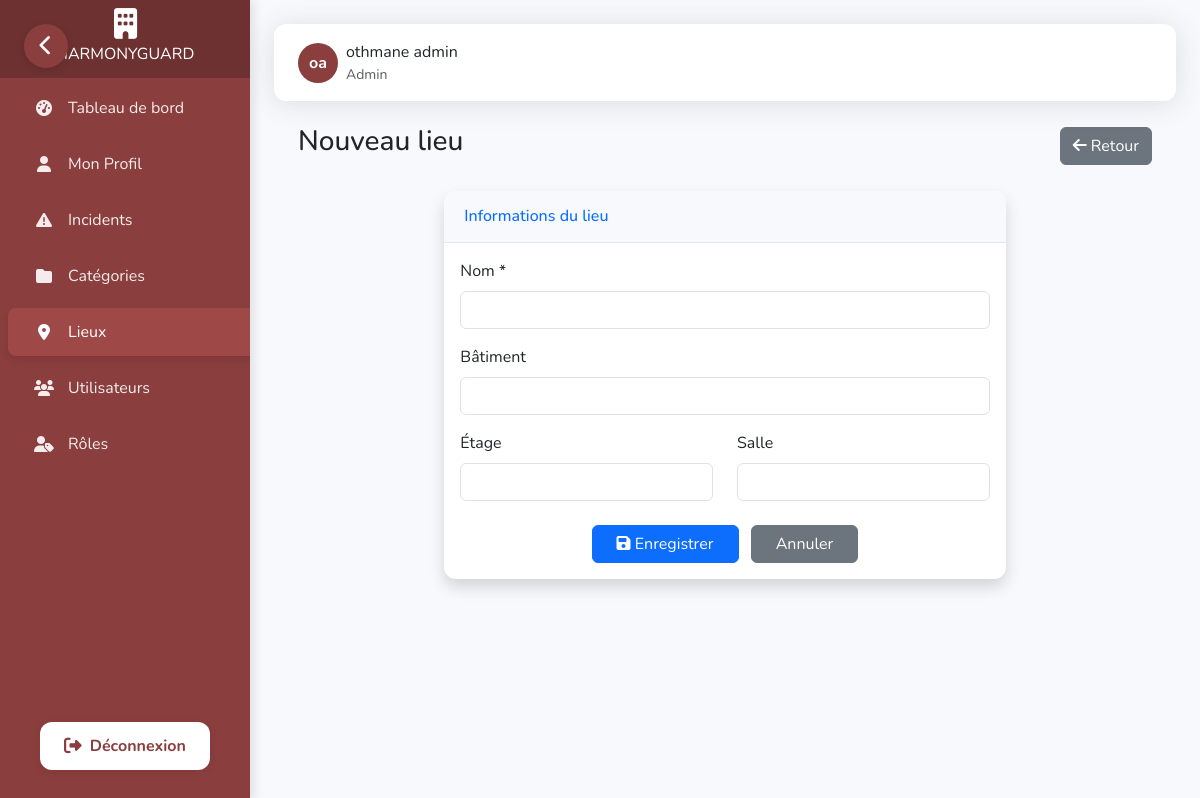
The app's page /dashboard/lieux/creer/ (signed in) with its own data.
### dashboard/models.py (models this page shows, shortened)
class Utilisateur(AbstractBaseUser, PermissionsMixin):
    nom = models.CharField(max_length=50)
    prenom = models.CharField(max_length=50)
    email = models.EmailField(unique=True)
    telephone = models.CharField(max_length=20, blank=True, null=True)
    actif = models.BooleanField(default=True)
    role = models.ForeignKey(Role, on_delete=models.CASCADE)
    is_staff = models.BooleanField(default=False)
    is_superuser = models.BooleanField(default=False)
    objects = UtilisateurManager()
    USERNAME_FIELD = 'email'
    REQUIRED_FIELDS = ['nom', 'prenom']
    @property
    def is_active(self):
        return self.actif

class Role(models.Model):
    nom = models.CharField(max_length=30, unique=True)
    permissions = models.TextField(blank=True)

### dashboard/views.py (the view)
# urls.py: path('lieux/creer/', views.creer_lieu, name='creer_lieu'),
@login_required
@permission_required('manage_lieu')
def creer_lieu(request):
    if request.method == 'POST':
        form = LieuForm(request.POST)
        if form.is_valid():
            form.save()
            messages.success(request, 'Lieu créé avec succès!')
            return redirect('liste_lieux')
        else:
            messages.error(request, 'Erreur lors de la création du lieu.')
    else:
        form = LieuForm()
    return render(request, 'dashboard/lieux/creer.html', {'form': form})

### dashboard/forms.py
class LieuForm(forms.ModelForm):
    class Meta:
        model = Lieu
        fields = ('nom', 'batiment', 'etage', 'salle')
        widgets = {
            'nom': forms.TextInput(attrs={'class': 'form-control'}),
            'batiment': forms.TextInput(attrs={'class': 'form-control'}),
            'etage': forms.TextInput(attrs={'class': 'form-control'}),
            'salle': forms.TextInput(attrs={'class': 'form-control'}),
        }

### dashboard/templates/dashboard/lieux/creer.html (shortened to what this page needs)
{% extends 'dashboard/base.html' %}
{% load static %}
{% block content %}
<div class="container-fluid px-4">
    <div class="d-flex justify-content-between align-items-center mb-4">
        <h1 class="h3 text-gray-800">Nouveau lieu</h1>
        <a href="{% url 'liste_lieux' %}" class="btn btn-secondary">
            <i class="fas fa-arrow-left"></i> Retour
        </a>
    </div>
    <div class="row">
        <div class="col-lg-8 mx-auto">
            <div class="card shadow mb-4">
                <div class="card-header py-3">
                    <h6 class="m-0 font-weight-bold text-primary">Informations du lieu</h6>
                </div>
                <div class="card-body">
                    <form method="post">
                        <div class="mb-3">
                            <label for="{{ form.nom.id_for_label }}" class="form-label">Nom *</label>
                            {{ form.nom }}
                        </div>
                        <div class="mb-3">
                            <label for="{{ form.batiment.id_for_label }}" class="form-label">Bâtiment</label>
                            {{ form.batiment }}
                        </div>
                        <div class="row mb-3">
                            <div class="col-md-6">
                                <label for="{{ form.etage.id_for_label }}" class="form-label">Étage</label>
                                {{ form.etage }}
                            </div>
                            <div class="col-md-6">
                                <label for="{{ form.salle.id_for_label }}" class="form-label">Salle</label>
                                {{ form.salle }}
                            </div>
                        </div>
                        <div class="text-center mt-4">
                            <button type="submit" class="btn btn-primary px-4">
                                <i class="fas fa-save"></i> Enregistrer
                            </button>
                            <a href="{% url 'liste_lieux' %}" class="btn btn-secondary px-4 ms-2">
                                Annuler
                            </a>
                        </div>
                    </form>
                </div>
            </div>
        </div>
    </div>
</div>
{% endblock %}

### dashboard/templates/dashboard/base.html (shortened to what this page needs)
<!DOCTYPE html>
<html lang="fr">
<head>
    {% load static %}
    <link href="https://cdn.jsdelivr.net/npm/bootstrap@5.3.0-alpha1/dist/css/bootstrap.min.css" rel="stylesheet">
    <link rel="stylesheet" href="https://cdnjs.cloudflare.com/ajax/libs/font-awesome/6.4.0/css/all.min.css">
    <link href="https://unpkg.com/aos@2.3.1/dist/aos.css" rel="stylesheet">
</head>
<body>
    {% if user.is_authenticated %}
    <nav class="sidebar" id="sidebar" data-aos="fade-right" data-aos-duration="1000">
        <a class="navbar-brand" href="{% url 'dashboard_home' %}">
            <i class="fas fa-building brand-icon"></i>
            <span class="brand-text">HARMONYGUARD</span>
        </a>
        <div class="nav flex-column">
            <div class="nav-item">
                <a class="nav-link {% if request.path == '/dashboard/' %}active{% endif %}"
                    href="{% url 'dashboard_home' %}">
                    <i class="fas fa-tachometer-alt"></i>
                    <span>Tableau de bord</span>
                </a>
            </div>
            <div class="nav-item">
                <a class="nav-link {% if request.path == '/profile/' %}active{% endif %}" href="{% url 'profile' %}">
                    <i class="fas fa-user"></i>
                    <span>Mon Profil</span>
                </a>
            </div>
            <div class="nav-item">
                <a class="nav-link {% if '/incidents/' in request.path %}active{% endif %}"
                    href="{% url 'liste_incidents' %}">
                    <i class="fas fa-exclamation-triangle"></i>
                    <span>Incidents</span>
                </a>
            </div>
            {% if user.role.nom.lower == 'admin' or 'view_categorie' in user.role.permissions_list %}
            <div class="nav-item">
                <a class="nav-link {% if '/categories/' in request.path %}active{% endif %}"
                    href="{% url 'liste_categories' %}">
                    <i class="fas fa-folder"></i>
                    <span>Catégories</span>
                </a>
            </div>
            {% endif %}
            {% if user.role.nom.lower == 'admin' or 'view_lieu' in user.role.permissions_list %}
            <div class="nav-item">
                <a class="nav-link {% if '/lieux/' in request.path %}active{% endif %}" href="{% url 'liste_lieux' %}">
                    <i class="fas fa-map-marker-alt"></i>
                    <span>Lieux</span>
                </a>
            </div>
            {% endif %}
            {% if user.role.nom.lower == 'admin' or 'view_utilisateur' in user.role.permissions_list %}
            <div class="nav-item">
                <a class="nav-link {% if '/utilisateurs/' in request.path %}active{% endif %}"
                    href="{% url 'liste_utilisateurs' %}">
                    <i class="fas fa-users"></i>
                    <span>Utilisateurs</span>
                </a>
            </div>
            {% endif %}
            {% if user.role.nom.lower == 'admin' or 'view_role' in user.role.permissions_list %}
            <div class="nav-item">
                <a class="nav-link {% if '/roles/' in request.path %}active{% endif %}" href="{% url 'liste_roles' %}">
                    <i class="fas fa-user-tag"></i>
                    <span>Rôles</span>
                </a>
            </div>
            {% endif %}
        </div>
        <div class="logout-section">
            <a href="{% url 'custom_logout' %}" class="logout-button">
                <i class="fas fa-sign-out-alt"></i>
                <span>Déconnexion</span>
            </a>
        </div>
    </nav>
    <button class="sidebar-toggle" id="sidebarToggle" aria-label="Toggle Sidebar">
        <i class="fas fa-chevron-left"></i>
    </button>
    {% endif %}
    <div class="content" id="content">
        {% if user.is_authenticated %}
        <div class="topbar" data-aos="fade-down" data-aos-duration="800">
            <div class="d-flex align-items-center">
                <div class="d-flex align-items-center">
                    <div class="user-avatar">
                        {{ user.prenom|first }}{{ user.nom|first }}
                    </div>
                    <div class="ms-2">
                        <div>{{ user.prenom }} {{ user.nom }}</div>
                        <div class="small text-muted">{{ user.role.nom }}</div>
                    </div>
                </div>
            </div>
        </div>
        {% endif %}
        {% block content %}{% endblock %}
    </div>
</body>
</html>

### dashboard/templates/dashboard/base.html (style rules this page uses)
:root { --primary-color: #8b3e3e; --secondary-color: #7a3636; --success-color: #1cc88a; --info-color: #36b9cc; --warning-color: #f6c23e; --danger-color: #e74a3b; --light-color: #f8f9fc; --dark-color: #5a5c69; --sidebar-bg: #8b3e3e; --sidebar-hover: #9e4848; --sidebar-active: #6d3131; --sidebar-width: 250px; --sidebar-collapsed-width: 70px; }
body { font-family: 'Nunito', sans-serif; background-color: #f8f9fc; overflow-x: hidden; }
.sidebar { width: var(--sidebar-width); min-height: 100vh; background-color: var(--sidebar-bg); color: white; position: fixed; z-index: 1000; top: 0; left: 0; overflow-x: hidden; transition: all 0.3s cubic-bezier(0.4, 0, 0.2, 1); box-shadow: 4px 0 10px rgba(0, 0, 0, 0.1); }
.sidebar .navbar-brand { padding: 1.5rem 0; display: flex; flex-direction: column; align-items: center; justify-content: center; text-align: center; background-color: var(--sidebar-active); margin-bottom: 0; height: 80px; transition: all 0.3s ease; white-space: nowrap; overflow: hidden; }
.sidebar .navbar-brand .brand-icon { font-size: 1.75rem; margin-bottom: 0.25rem; transition: all 0.3s ease; }
.sidebar .nav-item { position: relative; width: 100%; margin: 4px 0; }
.sidebar .nav-link { display: flex; align-items: center; width: 100%; padding: 0.75rem 1.5rem; color: rgba(255, 255, 255, 0.9); transition: all 0.3s ease; border-radius: 8px; margin: 0 8px; white-space: nowrap; overflow: hidden; }
.sidebar .nav-link.active { background-color: var(--sidebar-hover); color: white; box-shadow: 0 4px 8px rgba(0, 0, 0, 0.1); }
.sidebar .nav-link i { margin-right: 0.75rem; width: 24px; text-align: center; font-size: 1rem; transition: all 0.3s ease; }
.sidebar-toggle { position: fixed; top: 24px; left: 24px; z-index: 2000; background-color: var(--primary-color); border: none; color: white; width: 44px; height: 44px; border-radius: 50%; display: flex; align-items: center; justify-content: center; cursor: pointer; transition: all 0.3s ease; box-shadow: 0 2px 8px rgba(0,0,0,0.12); }
.sidebar-toggle i { font-size: 1.3rem; }
.content { margin-left: var(--sidebar-width); padding: 1.5rem; transition: all 0.3s cubic-bezier(0.4, 0, 0.2, 1); min-height: 100vh; }
.card { border: none; border-radius: 12px; box-shadow: 0 0.15rem 1.75rem 0 rgba(58, 59, 69, 0.15); margin-bottom: 1.5rem; overflow: hidden; transition: all 0.3s ease; }
.card-header { background-color: #f8f9fc; border-bottom: 1px solid #e3e6f0; padding: 1rem 1.25rem; font-weight: 600; }
.topbar { background-color: white; box-shadow: 0 0.15rem 1.75rem 0 rgba(58, 59, 69, 0.15); padding: 1rem 1.5rem; margin-bottom: 1.5rem; display: flex; justify-content: space-between; align-items: center; border-radius: 12px; transition: all 0.3s ease; }
.user-avatar { width: 40px; height: 40px; background-color: var(--primary-color); color: white; border-radius: 50%; display: flex; align-items: center; justify-content: center; font-weight: 700; transition: all 0.3s ease; cursor: pointer; }
.logout-section { position: absolute; bottom: 30px; left: 0; width: 100%; display: flex; justify-content: center; }
.logout-button { display: flex; align-items: center; justify-content: center; gap: 0.5rem; background: #fff; color: var(--primary-color) !important; font-weight: 700; border: none; border-radius: 12px; padding: 0.75rem 1.5rem; margin: 0 1.5rem; box-shadow: 0 2px 8px rgba(0,0,0,0.08); transition: background 0.2s, color 0.2s, transform 0.2s; text-decoration: none; font-size: 1rem; }
.logout-button i { font-size: 1.1rem; }
.logout-button span { display: inline; transition: opacity 0.2s; }

### records on screen
Utilisateur: prenom|first "o", nom|first "a", prenom "othmane", nom "admin", role.nom "Admin"
